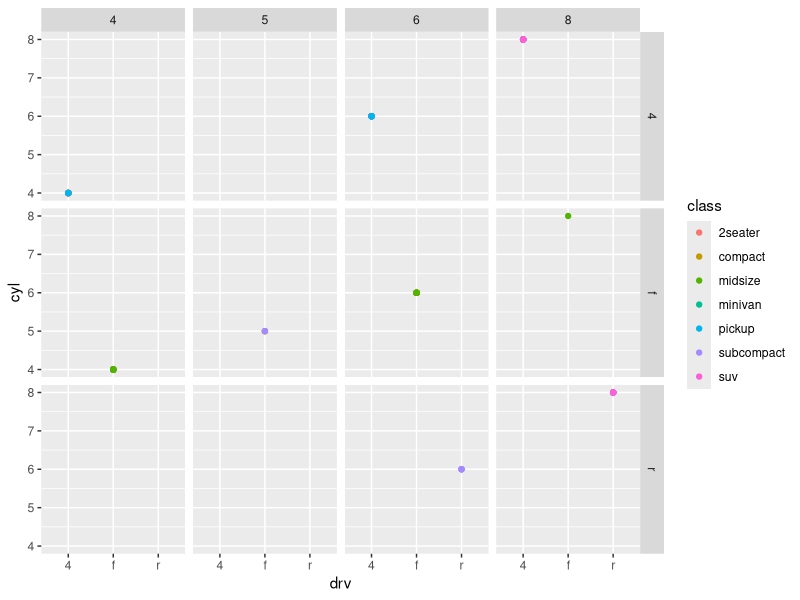
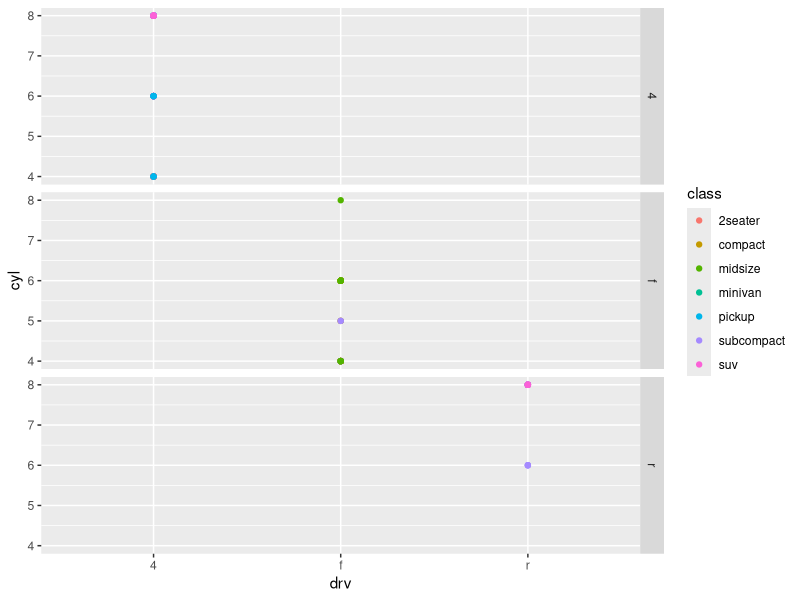
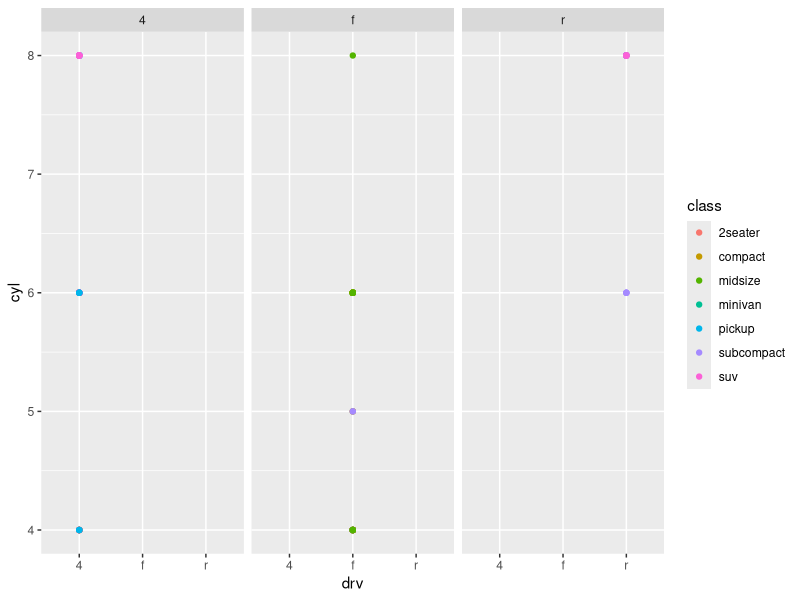
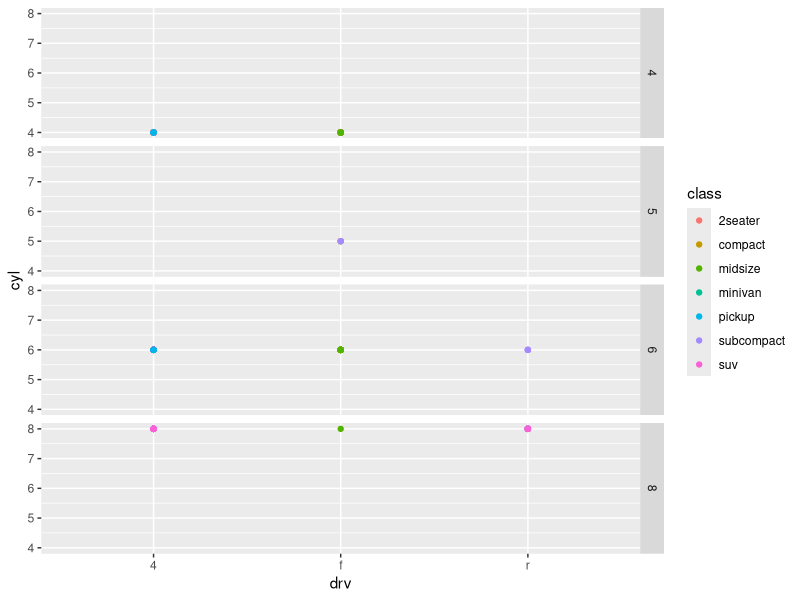
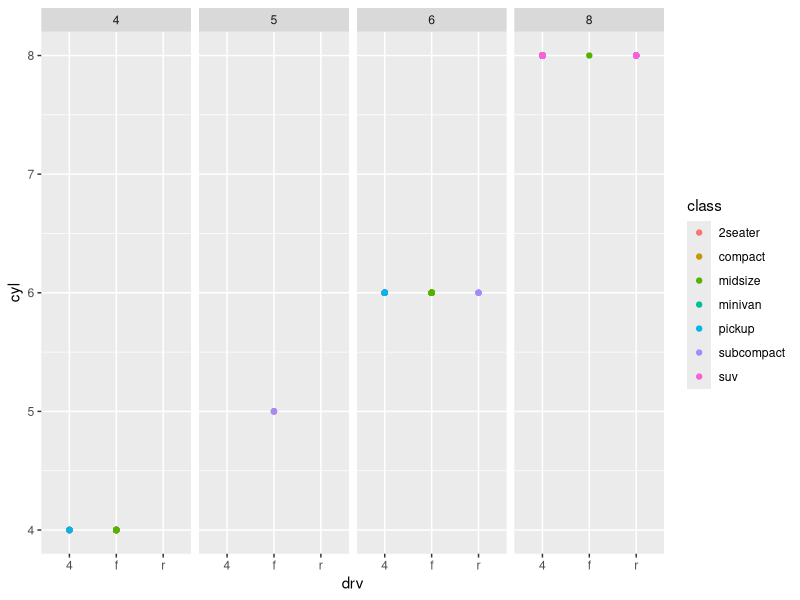
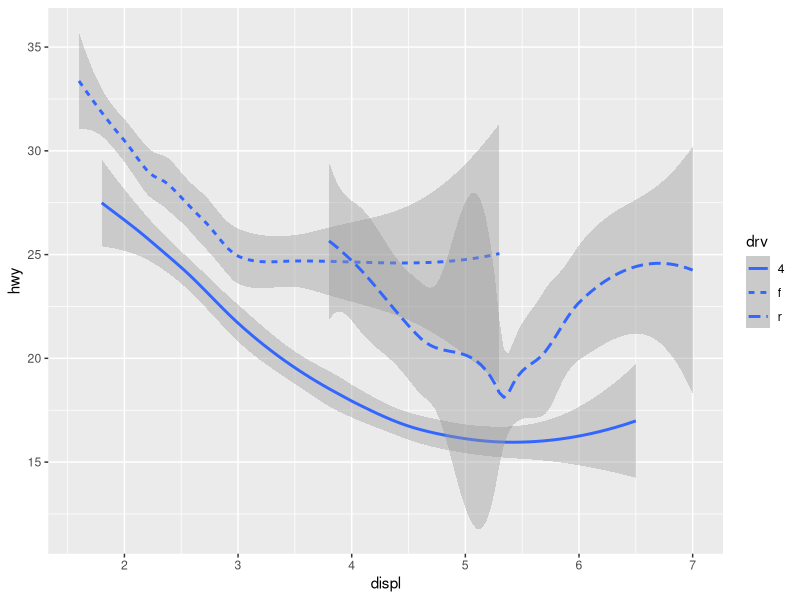
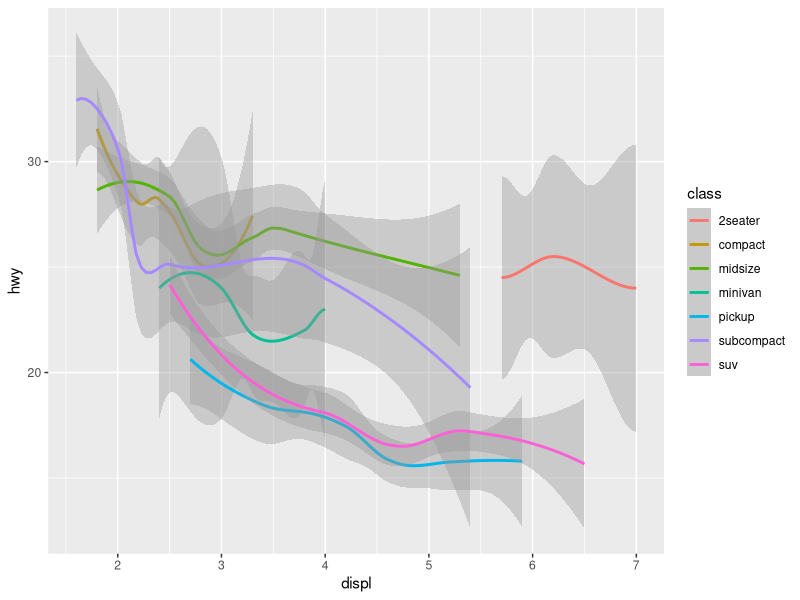

The R source for these figures, in order:
library(tidyverse)
mpg
data#solo aparace la funcion ene l workspace
mpg
help(mpg)
ggplot(data = mpg) + 
  geom_point(mapping = aes(x=drv, y=cyl, color=class)) + #se ejecuta ahora sin el facet grid:traccion central es el q mas tiene cuatro tipos de cilindros
  facet_grid(drv~cyl)


ggplot(data = mpg) + 
  geom_point(mapping = aes(x=drv, y=cyl, color=class)) + #se ejecuta ahora sin el facet grid:traccion central es el q mas tiene cuatro tipos de cilindros
  facet_grid(drv~.)#este te lo pone por filas, para poner la ondita es opt+ñ


ggplot(data = mpg) + 
  geom_point(mapping = aes(x=drv, y=cyl, color=class)) + #se ejecuta ahora sin el facet grid:traccion central es el q mas tiene cuatro tipos de cilindros
  facet_grid(.~drv)#este te lo pone por columnas

#se hace lo mismo con los cilindros como no hay 7 cilindros el 7 se lo salta y se categoriza por los valores de esa varibale como si fuera un factor no es numerico sino un valor enumerado: clase cinco, clase seis..

ggplot(data = mpg) + 
  geom_point(mapping = aes(x=drv, y=cyl, color=class)) + #se ejecuta ahora sin el facet grid:traccion central es el q mas tiene cuatro tipos de cilindros
  facet_grid(cyl~.)

ggplot(data = mpg) + 
  geom_point(mapping = aes(x=drv, y=cyl, color=class)) + #se ejecuta ahora sin el facet grid:traccion central es el q mas tiene cuatro tipos de cilindros
  facet_grid(.~cyl)#ahora salen por columnas

ggplot(data = mpg)+
  geom_smooth(mapping = aes(x=displ, y=hwy, linetype=drv))

ggplot(data = mpg)+
  geom_smooth(mapping = aes(x=displ, y=hwy, color=class))#diferencia entre la variabilidad, en la linea roja la banda es mas ancha que en la verde?









  